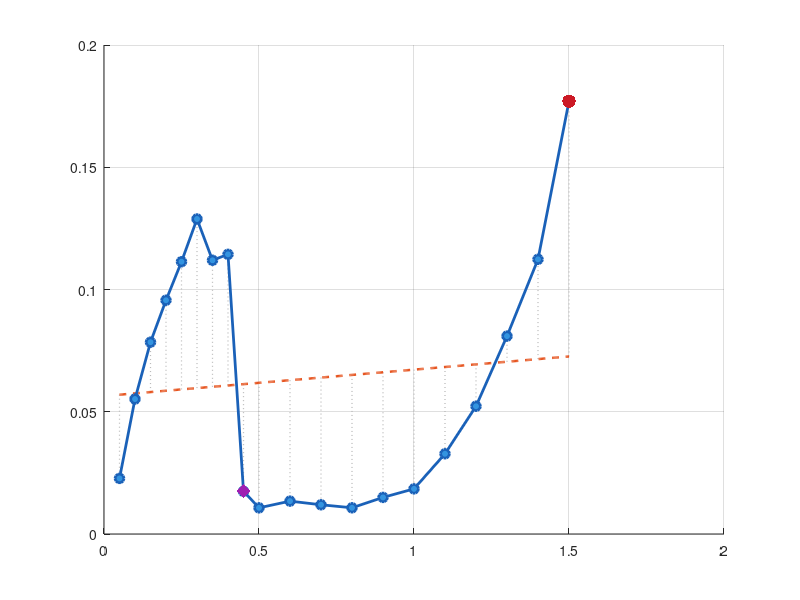

MATLAB code for this plot: (Note: this script raises an error after producing the figure.)
%% Dead-time identification: current-voltage nonlinearity
% Voltage samples were read from g_identify.res.dead_lut_V in the debugger.
% Current values are the identification targets defined in identify_dead.c.

current_A = [ ...
    0.05 0.10 0.15 0.20 0.25 0.30 0.35 0.40 0.45 0.50 ...
    0.60 0.70 0.80 0.90 1.00 1.10 1.20 1.30 1.40 1.50];

dead_voltage_V = [ ...
    0.0227416158 0.0552063286 0.0784576237 0.0956031084 0.111355484 ...
    0.1288439040 0.1119611260 0.1143790480 0.0174535513 0.0107029676 ...
    0.0134397745 0.0119564533 0.0107238293 0.0149629116 0.0184657574 ...
    0.0328142643 0.0522508621 0.0809366703 0.1123423580 0.177030563];

assert(numel(current_A) == numel(dead_voltage_V), ...
    'Current and voltage arrays must have the same number of points.');

fit_coeff = polyfit(current_A, dead_voltage_V, 1);
fit_at_samples = polyval(fit_coeff, current_A);
residual_V = dead_voltage_V - fit_at_samples;
r_squared = 1 - sum(residual_V.^2) / ...
    sum((dead_voltage_V - mean(dead_voltage_V)).^2);
[max_abs_residual_V, max_residual_idx] = max(abs(residual_V));
[largest_drop_V, largest_drop_idx] = min(diff(dead_voltage_V));
largest_drop_end_idx = largest_drop_idx + 1;

fit_current_A = linspace(min(current_A), max(current_A), 400);
fit_voltage_V = polyval(fit_coeff, fit_current_A);

fig = figure('Color', 'w', 'Position', [100 100 1200 720]);
ax = axes(fig);
hold(ax, 'on');

for idx = 1:numel(current_A)
    plot(ax, [current_A(idx) current_A(idx)], ...
        [fit_at_samples(idx) dead_voltage_V(idx)], ':', ...
        'Color', [0.72 0.72 0.72], 'LineWidth', 0.9, ...
        'HandleVisibility', 'off');
end

plot(ax, fit_current_A, fit_voltage_V, '--', ...
    'Color', [0.90 0.33 0.12], 'LineWidth', 1.8, ...
    'DisplayName', 'Linear reference');
plot(ax, current_A, dead_voltage_V, '-o', ...
    'Color', [0.10 0.38 0.72], 'LineWidth', 2.0, ...
    'MarkerSize', 6.5, 'MarkerFaceColor', [0.20 0.58 0.88], ...
    'DisplayName', 'Identified dead-time voltage');

scatter(ax, current_A(max_residual_idx), dead_voltage_V(max_residual_idx), ...
    95, [0.80 0.10 0.15], 'filled', 'DisplayName', 'Largest deviation');
scatter(ax, current_A(largest_drop_end_idx), dead_voltage_V(largest_drop_end_idx), ...
    105, [0.62 0.12 0.70], 'd', 'filled', ...
    'DisplayName', 'Largest voltage drop');

hold(ax, 'off');
grid(ax, 'on');
ax.XMinorGrid = 'on';
ax.YMinorGrid = 'on';
ax.GridAlpha = 0.22;
ax.Box = 'on';
ax.FontSize = 12;
ax.FontName = 'Microsoft YaHei';
ax.TickDir = 'out';

title(ax, 'Dead-time identification current-voltage characteristic - dataset 2');
subtitle(ax, 'Vertical dotted lines show deviation from a global linear fit');
xlabel(ax, 'Identified current magnitude |I| (A)');
ylabel(ax, 'Dead-time compensation voltage V_{dead} (V)');
legend(ax, 'Location', 'northwest', 'Box', 'off');
xlim(ax, [0 1.55]);
y_axis_max = max(0.05, ceil(max(dead_voltage_V) / 0.05) * 0.05);
ylim(ax, [0 y_axis_max]);

summary_text = sprintf(['Linear fit: V = %.4f I + %.4f\n' ...
    'R^2 = %.4f\nMax |residual| = %.4f V at %.2f A\n' ...
    'Largest step drop = %.4f V at %.2f -> %.2f A'], ...
    fit_coeff(1), fit_coeff(2), r_squared, max_abs_residual_V, ...
    current_A(max_residual_idx), largest_drop_V, ...
    current_A(largest_drop_idx), current_A(largest_drop_end_idx));
text(ax, 0.98, 0.05, summary_text, 'Units', 'normalized', ...
    'HorizontalAlignment', 'right', 'VerticalAlignment', 'bottom', ...
    'FontName', 'Consolas', 'FontSize', 11, ...
    'BackgroundColor', 'w', 'EdgeColor', [0.75 0.75 0.75], ...
    'Margin', 7);

script_dir = fileparts(mfilename('fullpath'));
output_path = fullfile(script_dir, 'deadtime_current_voltage_nonlinearity_run2.png');
exportgraphics(ax, output_path, 'Resolution', 220);

fprintf('Output: %s\n', output_path);
fprintf('Linear fit: V = %.7f * I + %.7f, R^2 = %.6f\n', ...
    fit_coeff(1), fit_coeff(2), r_squared);
fprintf('Max absolute residual: %.7f V at %.2f A\n', ...
    max_abs_residual_V, current_A(max_residual_idx));
fprintf('Largest step drop: %.7f V from %.2f A to %.2f A\n', ...
    largest_drop_V, current_A(largest_drop_idx), ...
    current_A(largest_drop_end_idx));
